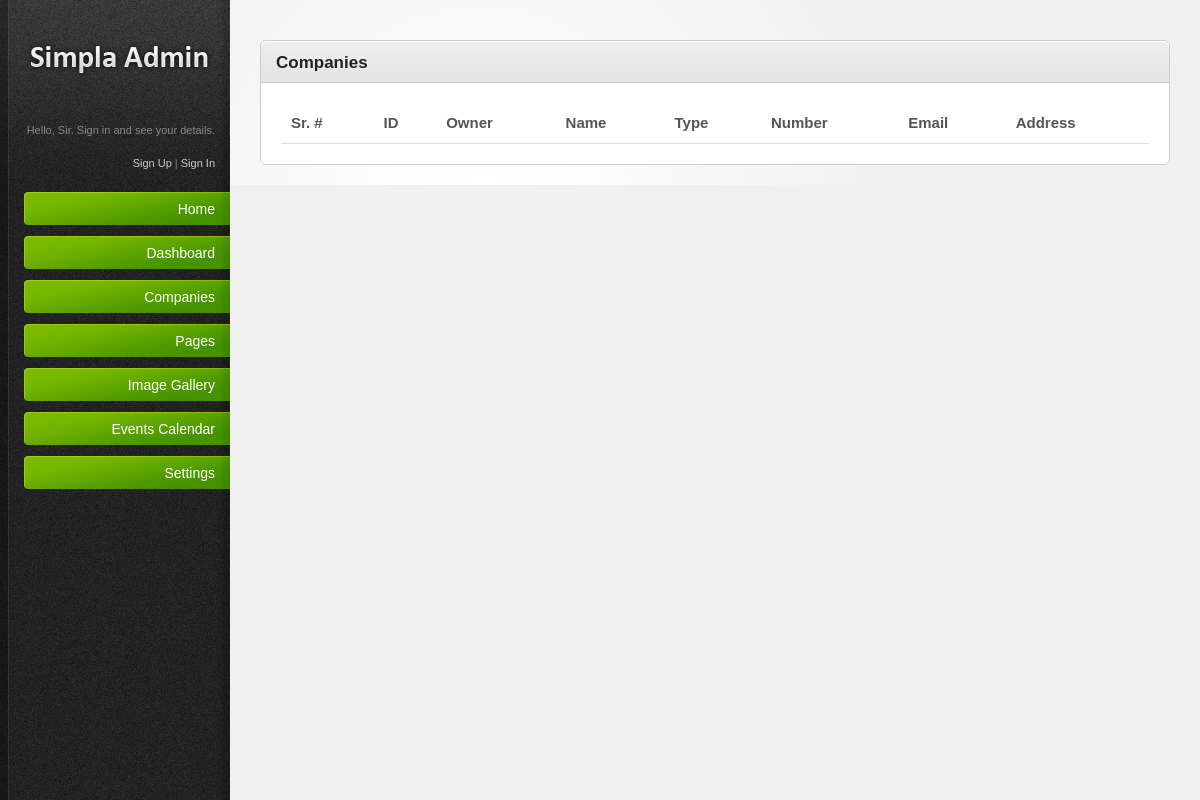
/companies, run on an earlier commit of the app's database.
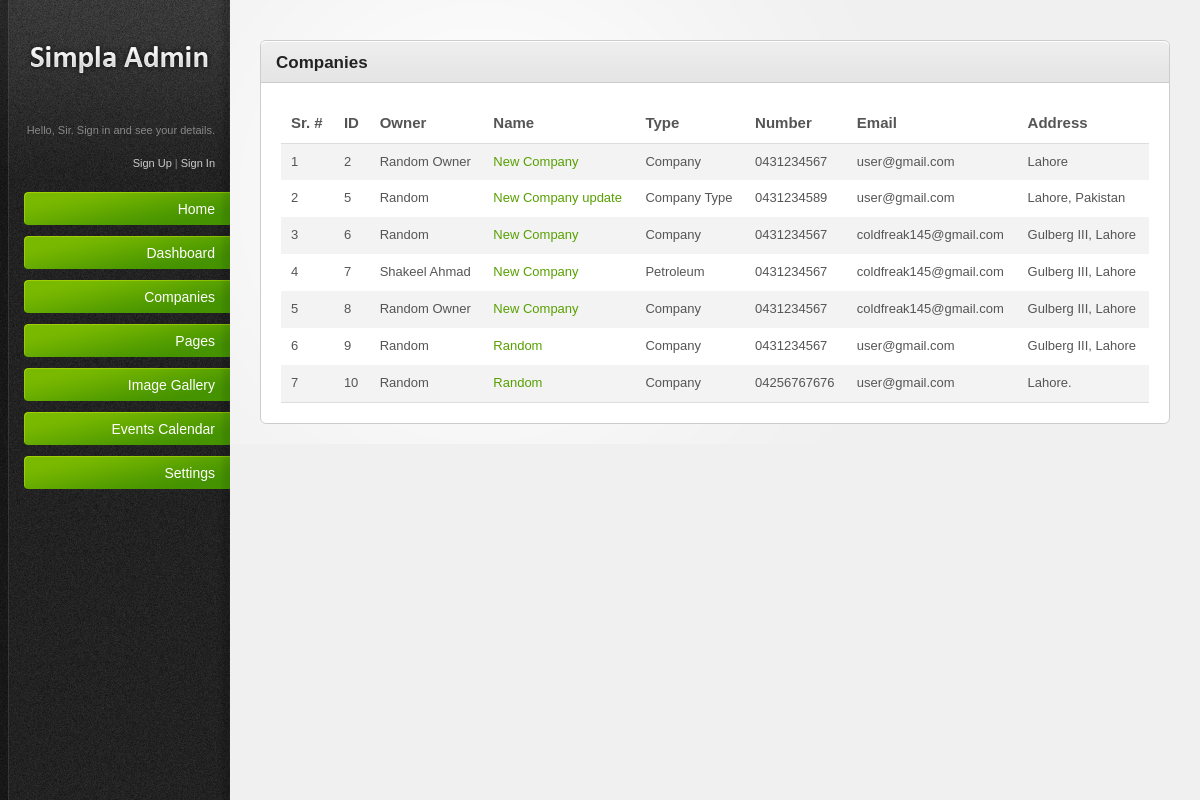
And on a later commit of the database.
### company/models.py (models this page shows, shortened)
class Company(models.Model):
	company_owner = models.CharField(max_length=30)
	company_name = models.CharField(max_length=30)
	business_type = models.CharField(max_length=30)
	contact_number = models.CharField(max_length=30)
	email = models.EmailField()
	address = models.CharField(max_length=200)
	no_of_sites = models.IntegerField(default=0)

### company/views.py (the view)
# urls.py: path('companies', comp_views.companies, name='companies'),
def companies(request):
	obj = Company.objects.all()
	context = {
		'obj': obj
	}
	return render(request, 'company/companies.html', context)

### company/templates/company/companies.html (shortened to what this page needs)
{% extends 'dashboard/base.html' %}
{% load static %}
{% block content %}
	<div id="sub-main-content-tanks">
		<div class="content-box">
			<div class="content-box-header">
				<h3>Companies</h3>
			</div>
			<div class="content-box-content">
				<div class="tab-content default-tab">
					<table>
						<thead>
							<tr>
								<th>Sr. #</th>
							   	<th>ID</th>
							   	<th>Owner</th>
							   	<th>Name</th>
							   	<th>Type</th>
							   	<th>Number</th>
							   	<th>Email</th>
							   	<th>Address</th>
							</tr>
						</thead>
						<tbody>
							{% for object in obj %}
							<tr>
								<td>{{ forloop.counter }}</td>
								<td>{{ object.id }}</td>
	                        	<td>{{ object.company_owner }}</td>
                        		<td><a href="{% url 'sites' object.id %}">
                        			{{ object.company_name }}</a>
                        		</td>
	                        	<td>{{ object.business_type }}</td>
	                        	<td>{{ object.contact_number }}</td>
	                        	<td>{{ object.email }}</td>
	                        	<td>{{ object.address }}</td>
							</tr>
							{% endfor %}
						</tbody>
					</table>
				</div>
			</div>
		</div>
	</div>
{% endblock %}

### dashboard/templates/dashboard/base.html (shortened to what this page needs)
{% load static %}
<!DOCTYPE html PUBLIC "-//W3C//DTD XHTML 1.0 Strict//EN"
"http://www.w3.org/TR/xhtml1/DTD/xhtml1-strict.dtd">
<html xmlns="http://www.w3.org/1999/xhtml">
	<head>
		<link rel="stylesheet" href="{% static "dashboard/resources/css/reset.css" %}" type="text/css" media="screen" />
		<link rel="stylesheet" href="{% static "dashboard/resources/css/style.css" %}" type="text/css" media="screen" />
		<link rel="stylesheet" href="{% static "dashboard/resources/css/invalid.css" %}" type="text/css" media="screen" />
	</head>
	<body><div id="body-wrapper">
		<div id="sidebar"><div id="sidebar-wrapper">
			<a href="#"><img id="logo" src="{% static 'dashboard/resources/images/logo.png' %}" alt="Simpla Admin logo" /></a>
			<div id="profile-links">
				{% if user.is_authenticated %}
					Hello, <a href="#" title="Edit your profile">{{ user.username|title }}</a>, you have <a href="#messages" rel="modal" title="3 Messages">3 Messages</a><br />
					<br />
					<a href="{% url 'dashboard' %}" title="View the Site">View the Site</a> | <a href="{% url 'logout' %}" title="Sign Out">Sign Out</a>
				{% else %}
					Hello, Sir. Sign in and see your details.<br />
					<br />
					<a href="{% url 'register' %}" title="View the Site">Sign Up</a> | <a href="{% url 'login' %}" title="Sign Out">Sign In</a>
				{% endif %}
			</div>
			<ul id="main-nav">
				<li>
					<a href="{% url 'home' %}" class="nav-top-item no-submenu">
						Home
					</a>
				</li>
				<li>
					<a href="{% url 'dashboard' %}" class="nav-top-item no-submenu">
						Dashboard
					</a>
				</li>
				<li>
					<a href="#" class="nav-top-item">
					Companies
					</a>
				</li>
				<li>
					<a href="#" class="nav-top-item">
						Pages
					</a>
				</li>
				<li>
					<a href="#" class="nav-top-item">
						Image Gallery
					</a>
				</li>
				<li>
					<a href="#" class="nav-top-item">
						Events Calendar
					</a>
				</li>
				<li>
					<a href="#" class="nav-top-item">
						Settings
					</a>
				</li>
			</ul>
		</div></div>
		<div id="main-content">
			{% block content %}
			{% endblock %}
		</div>
	</div></body>
</html>

### dashboard/static/dashboard/resources/css/style.css (style rules this page uses)
html { font-size: 100%; height: 100%; margin-bottom: 1px; }
body { font-family: Arial, Helvetica, sans-serif; color: #555; background: #f0f0f0 url('../images/bg-body.gif') top left repeat-y; font-size: 12px; }
#body-wrapper { background: url('../images/bg-radial-gradient.gif') fixed 230px top no-repeat; }
h1, h2, h3, h4, h5, h6 { font-family: Helvetica, Arial, sans-serif; color: #222; font-weight: bold; }
h3 { font-size: 17px; padding: 0 0 10px 0; }
a { color: #57a000; text-decoration: none; }
#sidebar { background: url('../images/bg-sidebar.gif') top left no-repeat; width: 230px; height: 100%; position: absolute; left: 0; top: 0; color: #888; font-size: 11px; }
#sidebar #sidebar-wrapper { margin: 0 0 0 9px; }
#sidebar a, #sidebar a:active { color:#ccc; }
#sidebar #logo { margin: 40px 0 40px 0; }
#sidebar #profile-links { padding: 0 15px 20px 15px; text-align: right; line-height: 1.5em; }
#sidebar #main-nav { width: 206px; padding: 0; margin: 0 0 0 15px; font-family: Helvetica, Arial, sans-serif; }
#sidebar #main-nav li { list-style: none; padding-bottom: 10px; text-align: right; }
#sidebar #main-nav li a.nav-top-item { background: transparent url('../images/bg-menu-item-green.gif') right center no-repeat; padding: 10px 15px; color: #fff; font-size: 14px; cursor: pointer; display: block; text-decoration: none; }
#main-content { margin: 0 30px 0 260px; padding: 40px 0 0 0; }
.content-box { border: 1px solid #ccc; margin: 0 0 20px 0; background: #fff; }
.content-box-header { background: #e5e5e5 url('../images/bg-content-box.gif') top left repeat-x; margin-top: 1px; height: 40px; }
.content-box-header h3 { padding: 12px 15px 10px; float: left; }
.content-box-content { padding: 20px; font-size: 13px; border-top: 1px solid #ccc; }
#main-content table { width: 100%; border-collapse: collapse; }
#main-content table thead th { font-weight: bold; font-size: 15px; border-bottom: 1px solid #ddd; }
#main-content tbody { border-bottom: 1px solid #ddd; }
#main-content tbody tr { background: #fff; }
#main-content tbody tr.alt-row { background: #f3f3f3; }
#main-content table td, #main-content table th { padding: 10px; line-height: 1.3em; }

### dashboard/static/dashboard/resources/css/invalid.css (style rules this page uses)
.content-box, .content-box-header, ul.content-box-tabs li a.current, .shortcut-button, .notification { -moz-border-radius: 6px; -webkit-border-radius: 6px; border-radius: 6px; }
.content-box-header { -moz-border-radius-bottomleft: 0; -moz-border-radius-bottomright: 0; -webkit-border-bottom-left-radius: 0; -webkit-border-bottom-right-radius: 0; border-bottom-left-radius: 0; border-bottom-right-radius: 0; }

What changed in the data, as far as the page shows it:
added Company: id "2", company_owner "Random Owner", company_name "New Company", business_type "Company", contact_number "0431234567", email "user@gmail.com", address "Lahore"
added Company: id "5", company_owner "Random", company_name "New Company update", business_type "Company Type", contact_number "0431234589", email "user@gmail.com", address "Lahore, Pakistan"
added Company: id "6", company_owner "Random", company_name "New Company", business_type "Company", contact_number "0431234567", email "coldfreak145@gmail.com", address "Gulberg III, Lahore"
added Company: id "7", company_owner "Shakeel Ahmad", company_name "New Company", business_type "Petroleum", contact_number "0431234567", email "coldfreak145@gmail.com", address "Gulberg III, Lahore"
added Company: id "8", company_owner "Random Owner", company_name "New Company", business_type "Company", contact_number "0431234567", email "coldfreak145@gmail.com", address "Gulberg III, Lahore"
added Company: id "9", company_owner "Random", company_name "Random", business_type "Company", contact_number "0431234567", email "user@gmail.com", address "Gulberg III, Lahore"
added Company: id "10", company_owner "Random", company_name "Random", business_type "Company", contact_number "04256767676", email "user@gmail.com", address "Lahore."
